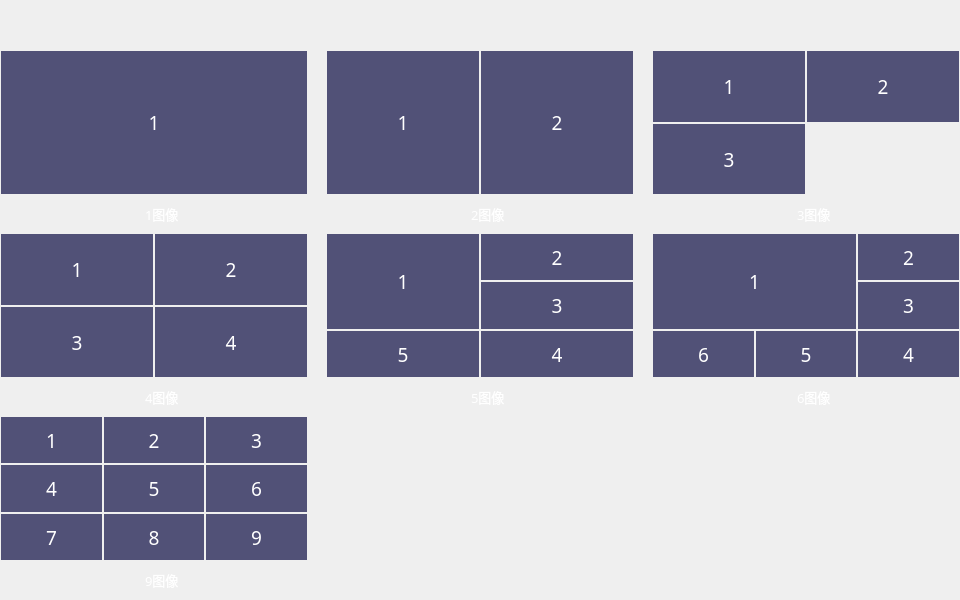
<?xml version="1.0" encoding="UTF-8"?>
<ui version="4.0">
 <class>frmImageLayoutClass</class>
 <widget class="QDialog" name="frmImageLayoutClass">
  <property name="geometry">
   <rect>
    <x>0</x>
    <y>0</y>
    <width>960</width>
    <height>600</height>
   </rect>
  </property>
  <property name="sizePolicy">
   <sizepolicy hsizetype="Preferred" vsizetype="Preferred">
    <horstretch>0</horstretch>
    <verstretch>0</verstretch>
   </sizepolicy>
  </property>
  <property name="minimumSize">
   <size>
    <width>960</width>
    <height>600</height>
   </size>
  </property>
  <property name="maximumSize">
   <size>
    <width>16777215</width>
    <height>16777215</height>
   </size>
  </property>
  <property name="windowTitle">
   <string>图像布局</string>
  </property>
  <layout class="QVBoxLayout" name="verticalLayout">
   <property name="leftMargin">
    <number>1</number>
   </property>
   <property name="topMargin">
    <number>1</number>
   </property>
   <property name="rightMargin">
    <number>1</number>
   </property>
   <property name="bottomMargin">
    <number>7</number>
   </property>
   <item>
    <spacer name="verticalSpacer">
     <property name="orientation">
      <enum>Qt::Vertical</enum>
     </property>
     <property name="sizeType">
      <enum>QSizePolicy::Fixed</enum>
     </property>
     <property name="sizeHint" stdset="0">
      <size>
       <width>20</width>
       <height>50</height>
      </size>
     </property>
    </spacer>
   </item>
   <item>
    <layout class="QGridLayout" name="gridLayout" rowstretch="26,7,26,7,26,7">
     <property name="horizontalSpacing">
      <number>20</number>
     </property>
     <property name="verticalSpacing">
      <number>7</number>
     </property>
     <item row="3" column="2">
      <layout class="QHBoxLayout" name="horizontalLayout_7">
       <item>
        <spacer name="horizontalSpacer_12">
         <property name="orientation">
          <enum>Qt::Horizontal</enum>
         </property>
         <property name="sizeHint" stdset="0">
          <size>
           <width>40</width>
           <height>20</height>
          </size>
         </property>
        </spacer>
       </item>
       <item>
        <widget class="QRadioButton" name="radioImage6B">
         <property name="font">
          <font>
           <family>微软雅黑</family>
           <pointsize>10</pointsize>
          </font>
         </property>
         <property name="styleSheet">
          <string notr="true">background: transparent;
color: rgb(255, 255, 255);</string>
         </property>
         <property name="text">
          <string>6图像</string>
         </property>
        </widget>
       </item>
       <item>
        <spacer name="horizontalSpacer_13">
         <property name="orientation">
          <enum>Qt::Horizontal</enum>
         </property>
         <property name="sizeHint" stdset="0">
          <size>
           <width>40</width>
           <height>20</height>
          </size>
         </property>
        </spacer>
       </item>
      </layout>
     </item>
     <item row="0" column="0">
      <layout class="QGridLayout" name="gridLayout_3">
       <property name="spacing">
        <number>2</number>
       </property>
       <item row="0" column="0">
        <widget class="QLabel" name="label_2">
         <property name="font">
          <font>
           <family>微软雅黑</family>
           <pointsize>14</pointsize>
          </font>
         </property>
         <property name="styleSheet">
          <string notr="true">color: rgb(255, 255, 255);
background-color: rgba(78, 78, 116, 250);</string>
         </property>
         <property name="text">
          <string>1</string>
         </property>
         <property name="alignment">
          <set>Qt::AlignCenter</set>
         </property>
        </widget>
       </item>
      </layout>
     </item>
     <item row="1" column="2">
      <layout class="QHBoxLayout" name="horizontalLayout_4">
       <item>
        <spacer name="horizontalSpacer_6">
         <property name="orientation">
          <enum>Qt::Horizontal</enum>
         </property>
         <property name="sizeHint" stdset="0">
          <size>
           <width>40</width>
           <height>20</height>
          </size>
         </property>
        </spacer>
       </item>
       <item>
        <widget class="QRadioButton" name="radioImage3">
         <property name="font">
          <font>
           <family>微软雅黑</family>
           <pointsize>10</pointsize>
          </font>
         </property>
         <property name="styleSheet">
          <string notr="true">background: transparent;
color: rgb(255, 255, 255);</string>
         </property>
         <property name="text">
          <string>3图像</string>
         </property>
        </widget>
       </item>
       <item>
        <spacer name="horizontalSpacer_7">
         <property name="orientation">
          <enum>Qt::Horizontal</enum>
         </property>
         <property name="sizeHint" stdset="0">
          <size>
           <width>40</width>
           <height>20</height>
          </size>
         </property>
        </spacer>
       </item>
      </layout>
     </item>
     <item row="0" column="1">
      <layout class="QGridLayout" name="gridLayout_4">
       <property name="spacing">
        <number>2</number>
       </property>
       <item row="0" column="1">
        <widget class="QLabel" name="label_4">
         <property name="font">
          <font>
           <family>微软雅黑</family>
           <pointsize>14</pointsize>
          </font>
         </property>
         <property name="styleSheet">
          <string notr="true">color: rgb(255, 255, 255);
background-color: rgba(78, 78, 116, 250);</string>
         </property>
         <property name="text">
          <string>2</string>
         </property>
         <property name="alignment">
          <set>Qt::AlignCenter</set>
         </property>
        </widget>
       </item>
       <item row="0" column="0">
        <widget class="QLabel" name="label_3">
         <property name="font">
          <font>
           <family>微软雅黑</family>
           <pointsize>14</pointsize>
          </font>
         </property>
         <property name="styleSheet">
          <string notr="true">color: rgb(255, 255, 255);
background-color: rgba(78, 78, 116, 250);</string>
         </property>
         <property name="text">
          <string>1</string>
         </property>
         <property name="alignment">
          <set>Qt::AlignCenter</set>
         </property>
        </widget>
       </item>
      </layout>
     </item>
     <item row="1" column="1">
      <layout class="QHBoxLayout" name="horizontalLayout_3">
       <item>
        <spacer name="horizontalSpacer_4">
         <property name="orientation">
          <enum>Qt::Horizontal</enum>
         </property>
         <property name="sizeHint" stdset="0">
          <size>
           <width>40</width>
           <height>20</height>
          </size>
         </property>
        </spacer>
       </item>
       <item>
        <widget class="QRadioButton" name="radioImage2">
         <property name="font">
          <font>
           <family>微软雅黑</family>
           <pointsize>10</pointsize>
          </font>
         </property>
         <property name="styleSheet">
          <string notr="true">background: transparent;
color: rgb(255, 255, 255);</string>
         </property>
         <property name="text">
          <string>2图像</string>
         </property>
        </widget>
       </item>
       <item>
        <spacer name="horizontalSpacer_5">
         <property name="orientation">
          <enum>Qt::Horizontal</enum>
         </property>
         <property name="sizeHint" stdset="0">
          <size>
           <width>40</width>
           <height>20</height>
          </size>
         </property>
        </spacer>
       </item>
      </layout>
     </item>
     <item row="1" column="0">
      <layout class="QHBoxLayout" name="horizontalLayout_2">
       <item>
        <spacer name="horizontalSpacer_3">
         <property name="orientation">
          <enum>Qt::Horizontal</enum>
         </property>
         <property name="sizeHint" stdset="0">
          <size>
           <width>40</width>
           <height>20</height>
          </size>
         </property>
        </spacer>
       </item>
       <item>
        <widget class="QRadioButton" name="radioImage1">
         <property name="font">
          <font>
           <family>微软雅黑</family>
           <pointsize>10</pointsize>
          </font>
         </property>
         <property name="styleSheet">
          <string notr="true">background: transparent;
color: rgb(255, 255, 255);</string>
         </property>
         <property name="text">
          <string>1图像</string>
         </property>
         <property name="checked">
          <bool>false</bool>
         </property>
        </widget>
       </item>
       <item>
        <spacer name="horizontalSpacer_2">
         <property name="orientation">
          <enum>Qt::Horizontal</enum>
         </property>
         <property name="sizeHint" stdset="0">
          <size>
           <width>40</width>
           <height>20</height>
          </size>
         </property>
        </spacer>
       </item>
      </layout>
     </item>
     <item row="2" column="0">
      <layout class="QGridLayout" name="gridLayout_2">
       <property name="spacing">
        <number>2</number>
       </property>
       <item row="0" column="0">
        <widget class="QLabel" name="label">
         <property name="font">
          <font>
           <family>微软雅黑</family>
           <pointsize>14</pointsize>
          </font>
         </property>
         <property name="styleSheet">
          <string notr="true">color: rgb(255, 255, 255);
background-color: rgba(78, 78, 116, 250);</string>
         </property>
         <property name="text">
          <string>1</string>
         </property>
         <property name="alignment">
          <set>Qt::AlignCenter</set>
         </property>
        </widget>
       </item>
       <item row="0" column="1">
        <widget class="QLabel" name="label_8">
         <property name="font">
          <font>
           <family>微软雅黑</family>
           <pointsize>14</pointsize>
          </font>
         </property>
         <property name="styleSheet">
          <string notr="true">color: rgb(255, 255, 255);
background-color: rgba(78, 78, 116, 250);</string>
         </property>
         <property name="text">
          <string>2</string>
         </property>
         <property name="alignment">
          <set>Qt::AlignCenter</set>
         </property>
        </widget>
       </item>
       <item row="1" column="0">
        <widget class="QLabel" name="label_9">
         <property name="font">
          <font>
           <family>微软雅黑</family>
           <pointsize>14</pointsize>
          </font>
         </property>
         <property name="styleSheet">
          <string notr="true">color: rgb(255, 255, 255);
background-color: rgba(78, 78, 116, 250);</string>
         </property>
         <property name="text">
          <string>3</string>
         </property>
         <property name="alignment">
          <set>Qt::AlignCenter</set>
         </property>
        </widget>
       </item>
       <item row="1" column="1">
        <widget class="QLabel" name="label_10">
         <property name="font">
          <font>
           <family>微软雅黑</family>
           <pointsize>14</pointsize>
          </font>
         </property>
         <property name="styleSheet">
          <string notr="true">color: rgb(255, 255, 255);
background-color: rgba(78, 78, 116, 250);</string>
         </property>
         <property name="text">
          <string>4</string>
         </property>
         <property name="alignment">
          <set>Qt::AlignCenter</set>
         </property>
        </widget>
       </item>
      </layout>
     </item>
     <item row="0" column="2">
      <layout class="QGridLayout" name="gridLayout_6">
       <property name="spacing">
        <number>2</number>
       </property>
       <item row="0" column="1">
        <widget class="QLabel" name="label_6">
         <property name="font">
          <font>
           <family>微软雅黑</family>
           <pointsize>14</pointsize>
          </font>
         </property>
         <property name="styleSheet">
          <string notr="true">color: rgb(255, 255, 255);
background-color: rgba(78, 78, 116, 250);</string>
         </property>
         <property name="text">
          <string>2</string>
         </property>
         <property name="alignment">
          <set>Qt::AlignCenter</set>
         </property>
        </widget>
       </item>
       <item row="2" column="0">
        <widget class="QLabel" name="label_32">
         <property name="font">
          <font>
           <family>微软雅黑</family>
           <pointsize>14</pointsize>
          </font>
         </property>
         <property name="styleSheet">
          <string notr="true">color: rgb(255, 255, 255);
background-color: rgba(78, 78, 116, 250);</string>
         </property>
         <property name="text">
          <string>3</string>
         </property>
         <property name="alignment">
          <set>Qt::AlignCenter</set>
         </property>
        </widget>
       </item>
       <item row="0" column="0">
        <widget class="QLabel" name="label_5">
         <property name="font">
          <font>
           <family>微软雅黑</family>
           <pointsize>14</pointsize>
          </font>
         </property>
         <property name="styleSheet">
          <string notr="true">color: rgb(255, 255, 255);
background-color: rgba(78, 78, 116, 250);</string>
         </property>
         <property name="text">
          <string>1</string>
         </property>
         <property name="alignment">
          <set>Qt::AlignCenter</set>
         </property>
        </widget>
       </item>
      </layout>
     </item>
     <item row="2" column="1">
      <layout class="QGridLayout" name="gridLayout_5">
       <property name="spacing">
        <number>2</number>
       </property>
       <item row="2" column="2">
        <widget class="QLabel" name="label_16">
         <property name="font">
          <font>
           <family>微软雅黑</family>
           <pointsize>14</pointsize>
          </font>
         </property>
         <property name="styleSheet">
          <string notr="true">color: rgb(255, 255, 255);
background-color: rgba(78, 78, 116, 250);</string>
         </property>
         <property name="text">
          <string>4</string>
         </property>
         <property name="alignment">
          <set>Qt::AlignCenter</set>
         </property>
        </widget>
       </item>
       <item row="2" column="0">
        <widget class="QLabel" name="label_14">
         <property name="font">
          <font>
           <family>微软雅黑</family>
           <pointsize>14</pointsize>
          </font>
         </property>
         <property name="styleSheet">
          <string notr="true">color: rgb(255, 255, 255);
background-color: rgba(78, 78, 116, 250);</string>
         </property>
         <property name="text">
          <string>5</string>
         </property>
         <property name="alignment">
          <set>Qt::AlignCenter</set>
         </property>
        </widget>
       </item>
       <item row="0" column="2">
        <widget class="QLabel" name="label_13">
         <property name="font">
          <font>
           <family>微软雅黑</family>
           <pointsize>14</pointsize>
          </font>
         </property>
         <property name="styleSheet">
          <string notr="true">color: rgb(255, 255, 255);
background-color: rgba(78, 78, 116, 250);</string>
         </property>
         <property name="text">
          <string>2</string>
         </property>
         <property name="alignment">
          <set>Qt::AlignCenter</set>
         </property>
        </widget>
       </item>
       <item row="1" column="2">
        <widget class="QLabel" name="label_15">
         <property name="font">
          <font>
           <family>微软雅黑</family>
           <pointsize>14</pointsize>
          </font>
         </property>
         <property name="styleSheet">
          <string notr="true">color: rgb(255, 255, 255);
background-color: rgba(78, 78, 116, 250);</string>
         </property>
         <property name="text">
          <string>3</string>
         </property>
         <property name="alignment">
          <set>Qt::AlignCenter</set>
         </property>
        </widget>
       </item>
       <item row="0" column="0" rowspan="2">
        <widget class="QLabel" name="label_11">
         <property name="font">
          <font>
           <family>微软雅黑</family>
           <pointsize>14</pointsize>
          </font>
         </property>
         <property name="styleSheet">
          <string notr="true">color: rgb(255, 255, 255);
background-color: rgba(78, 78, 116, 250);</string>
         </property>
         <property name="text">
          <string>1</string>
         </property>
         <property name="alignment">
          <set>Qt::AlignCenter</set>
         </property>
        </widget>
       </item>
      </layout>
     </item>
     <item row="3" column="1">
      <layout class="QHBoxLayout" name="horizontalLayout_6">
       <item>
        <spacer name="horizontalSpacer_10">
         <property name="orientation">
          <enum>Qt::Horizontal</enum>
         </property>
         <property name="sizeHint" stdset="0">
          <size>
           <width>40</width>
           <height>20</height>
          </size>
         </property>
        </spacer>
       </item>
       <item>
        <widget class="QRadioButton" name="radioImage6A">
         <property name="font">
          <font>
           <family>微软雅黑</family>
           <pointsize>10</pointsize>
          </font>
         </property>
         <property name="styleSheet">
          <string notr="true">background: transparent;
color: rgb(255, 255, 255);</string>
         </property>
         <property name="text">
          <string>5图像</string>
         </property>
        </widget>
       </item>
       <item>
        <spacer name="horizontalSpacer_11">
         <property name="orientation">
          <enum>Qt::Horizontal</enum>
         </property>
         <property name="sizeHint" stdset="0">
          <size>
           <width>40</width>
           <height>20</height>
          </size>
         </property>
        </spacer>
       </item>
      </layout>
     </item>
     <item row="5" column="0">
      <layout class="QHBoxLayout" name="horizontalLayout_8">
       <item>
        <spacer name="horizontalSpacer_14">
         <property name="orientation">
          <enum>Qt::Horizontal</enum>
         </property>
         <property name="sizeHint" stdset="0">
          <size>
           <width>40</width>
           <height>20</height>
          </size>
         </property>
        </spacer>
       </item>
       <item>
        <widget class="QRadioButton" name="radioImage9">
         <property name="font">
          <font>
           <family>微软雅黑</family>
           <pointsize>10</pointsize>
          </font>
         </property>
         <property name="styleSheet">
          <string notr="true">background: transparent;
color: rgb(255, 255, 255);</string>
         </property>
         <property name="text">
          <string>9图像</string>
         </property>
        </widget>
       </item>
       <item>
        <spacer name="horizontalSpacer_15">
         <property name="orientation">
          <enum>Qt::Horizontal</enum>
         </property>
         <property name="sizeHint" stdset="0">
          <size>
           <width>40</width>
           <height>20</height>
          </size>
         </property>
        </spacer>
       </item>
      </layout>
     </item>
     <item row="4" column="0">
      <layout class="QGridLayout" name="gridLayout_8">
       <property name="spacing">
        <number>2</number>
       </property>
       <item row="1" column="0">
        <widget class="QLabel" name="label_24">
         <property name="font">
          <font>
           <family>微软雅黑</family>
           <pointsize>14</pointsize>
          </font>
         </property>
         <property name="styleSheet">
          <string notr="true">color: rgb(255, 255, 255);
background-color: rgba(78, 78, 116, 250);</string>
         </property>
         <property name="text">
          <string>4</string>
         </property>
         <property name="alignment">
          <set>Qt::AlignCenter</set>
         </property>
        </widget>
       </item>
       <item row="0" column="1">
        <widget class="QLabel" name="label_26">
         <property name="font">
          <font>
           <family>微软雅黑</family>
           <pointsize>14</pointsize>
          </font>
         </property>
         <property name="styleSheet">
          <string notr="true">color: rgb(255, 255, 255);
background-color: rgba(78, 78, 116, 250);</string>
         </property>
         <property name="text">
          <string>2</string>
         </property>
         <property name="alignment">
          <set>Qt::AlignCenter</set>
         </property>
        </widget>
       </item>
       <item row="2" column="1">
        <widget class="QLabel" name="label_28">
         <property name="font">
          <font>
           <family>微软雅黑</family>
           <pointsize>14</pointsize>
          </font>
         </property>
         <property name="styleSheet">
          <string notr="true">color: rgb(255, 255, 255);
background-color: rgba(78, 78, 116, 250);</string>
         </property>
         <property name="text">
          <string>8</string>
         </property>
         <property name="alignment">
          <set>Qt::AlignCenter</set>
         </property>
        </widget>
       </item>
       <item row="0" column="0">
        <widget class="QLabel" name="label_23">
         <property name="font">
          <font>
           <family>微软雅黑</family>
           <pointsize>14</pointsize>
          </font>
         </property>
         <property name="styleSheet">
          <string notr="true">color: rgb(255, 255, 255);
background-color: rgba(78, 78, 116, 250);</string>
         </property>
         <property name="text">
          <string>1</string>
         </property>
         <property name="alignment">
          <set>Qt::AlignCenter</set>
         </property>
        </widget>
       </item>
       <item row="1" column="1">
        <widget class="QLabel" name="label_27">
         <property name="font">
          <font>
           <family>微软雅黑</family>
           <pointsize>14</pointsize>
          </font>
         </property>
         <property name="styleSheet">
          <string notr="true">color: rgb(255, 255, 255);
background-color: rgba(78, 78, 116, 250);</string>
         </property>
         <property name="text">
          <string>5</string>
         </property>
         <property name="alignment">
          <set>Qt::AlignCenter</set>
         </property>
        </widget>
       </item>
       <item row="2" column="0">
        <widget class="QLabel" name="label_25">
         <property name="font">
          <font>
           <family>微软雅黑</family>
           <pointsize>14</pointsize>
          </font>
         </property>
         <property name="styleSheet">
          <string notr="true">color: rgb(255, 255, 255);
background-color: rgba(78, 78, 116, 250);</string>
         </property>
         <property name="text">
          <string>7</string>
         </property>
         <property name="alignment">
          <set>Qt::AlignCenter</set>
         </property>
        </widget>
       </item>
       <item row="0" column="2">
        <widget class="QLabel" name="label_29">
         <property name="font">
          <font>
           <family>微软雅黑</family>
           <pointsize>14</pointsize>
          </font>
         </property>
         <property name="styleSheet">
          <string notr="true">color: rgb(255, 255, 255);
background-color: rgba(78, 78, 116, 250);</string>
         </property>
         <property name="text">
          <string>3</string>
         </property>
         <property name="alignment">
          <set>Qt::AlignCenter</set>
         </property>
        </widget>
       </item>
       <item row="1" column="2">
        <widget class="QLabel" name="label_30">
         <property name="font">
          <font>
           <family>微软雅黑</family>
           <pointsize>14</pointsize>
          </font>
         </property>
         <property name="styleSheet">
          <string notr="true">color: rgb(255, 255, 255);
background-color: rgba(78, 78, 116, 250);</string>
         </property>
         <property name="text">
          <string>6</string>
         </property>
         <property name="alignment">
          <set>Qt::AlignCenter</set>
         </property>
        </widget>
       </item>
       <item row="2" column="2">
        <widget class="QLabel" name="label_31">
         <property name="font">
          <font>
           <family>微软雅黑</family>
           <pointsize>14</pointsize>
          </font>
         </property>
         <property name="styleSheet">
          <string notr="true">color: rgb(255, 255, 255);
background-color: rgba(78, 78, 116, 250);</string>
         </property>
         <property name="text">
          <string>9</string>
         </property>
         <property name="alignment">
          <set>Qt::AlignCenter</set>
         </property>
        </widget>
       </item>
      </layout>
     </item>
     <item row="3" column="0">
      <layout class="QHBoxLayout" name="horizontalLayout_5">
       <item>
        <spacer name="horizontalSpacer_8">
         <property name="orientation">
          <enum>Qt::Horizontal</enum>
         </property>
         <property name="sizeHint" stdset="0">
          <size>
           <width>40</width>
           <height>20</height>
          </size>
         </property>
        </spacer>
       </item>
       <item>
        <widget class="QRadioButton" name="radioImage4">
         <property name="font">
          <font>
           <family>微软雅黑</family>
           <pointsize>10</pointsize>
          </font>
         </property>
         <property name="styleSheet">
          <string notr="true">background: transparent;
color: rgb(255, 255, 255);</string>
         </property>
         <property name="text">
          <string>4图像</string>
         </property>
        </widget>
       </item>
       <item>
        <spacer name="horizontalSpacer_9">
         <property name="orientation">
          <enum>Qt::Horizontal</enum>
         </property>
         <property name="sizeHint" stdset="0">
          <size>
           <width>40</width>
           <height>20</height>
          </size>
         </property>
        </spacer>
       </item>
      </layout>
     </item>
     <item row="2" column="2">
      <layout class="QGridLayout" name="gridLayout_7">
       <property name="spacing">
        <number>2</number>
       </property>
       <item row="2" column="0">
        <widget class="QLabel" name="label_22">
         <property name="font">
          <font>
           <family>微软雅黑</family>
           <pointsize>14</pointsize>
          </font>
         </property>
         <property name="styleSheet">
          <string notr="true">color: rgb(255, 255, 255);
background-color: rgba(78, 78, 116, 250);</string>
         </property>
         <property name="text">
          <string>6</string>
         </property>
         <property name="alignment">
          <set>Qt::AlignCenter</set>
         </property>
        </widget>
       </item>
       <item row="2" column="2">
        <widget class="QLabel" name="label_21">
         <property name="font">
          <font>
           <family>微软雅黑</family>
           <pointsize>14</pointsize>
          </font>
         </property>
         <property name="styleSheet">
          <string notr="true">color: rgb(255, 255, 255);
background-color: rgba(78, 78, 116, 250);</string>
         </property>
         <property name="text">
          <string>4</string>
         </property>
         <property name="alignment">
          <set>Qt::AlignCenter</set>
         </property>
        </widget>
       </item>
       <item row="0" column="2">
        <widget class="QLabel" name="label_19">
         <property name="font">
          <font>
           <family>微软雅黑</family>
           <pointsize>14</pointsize>
          </font>
         </property>
         <property name="styleSheet">
          <string notr="true">color: rgb(255, 255, 255);
background-color: rgba(78, 78, 116, 250);</string>
         </property>
         <property name="text">
          <string>2</string>
         </property>
         <property name="alignment">
          <set>Qt::AlignCenter</set>
         </property>
        </widget>
       </item>
       <item row="1" column="2">
        <widget class="QLabel" name="label_20">
         <property name="font">
          <font>
           <family>微软雅黑</family>
           <pointsize>14</pointsize>
          </font>
         </property>
         <property name="styleSheet">
          <string notr="true">color: rgb(255, 255, 255);
background-color: rgba(78, 78, 116, 250);</string>
         </property>
         <property name="text">
          <string>3</string>
         </property>
         <property name="alignment">
          <set>Qt::AlignCenter</set>
         </property>
        </widget>
       </item>
       <item row="2" column="1">
        <widget class="QLabel" name="label_18">
         <property name="font">
          <font>
           <family>微软雅黑</family>
           <pointsize>14</pointsize>
          </font>
         </property>
         <property name="styleSheet">
          <string notr="true">color: rgb(255, 255, 255);
background-color: rgba(78, 78, 116, 250);</string>
         </property>
         <property name="text">
          <string>5</string>
         </property>
         <property name="alignment">
          <set>Qt::AlignCenter</set>
         </property>
        </widget>
       </item>
       <item row="0" column="0" rowspan="2" colspan="2">
        <widget class="QLabel" name="label_17">
         <property name="font">
          <font>
           <family>微软雅黑</family>
           <pointsize>14</pointsize>
          </font>
         </property>
         <property name="styleSheet">
          <string notr="true">color: rgb(255, 255, 255);
background-color: rgba(78, 78, 116, 250);</string>
         </property>
         <property name="text">
          <string>1</string>
         </property>
         <property name="alignment">
          <set>Qt::AlignCenter</set>
         </property>
        </widget>
       </item>
      </layout>
     </item>
     <item row="5" column="2">
      <layout class="QHBoxLayout" name="horizontalLayout"/>
     </item>
    </layout>
   </item>
  </layout>
 </widget>
 <layoutdefault spacing="6" margin="11"/>
 <resources>
  <include location="../../saribbonresouce.qrc"/>
 </resources>
 <connections/>
</ui>
